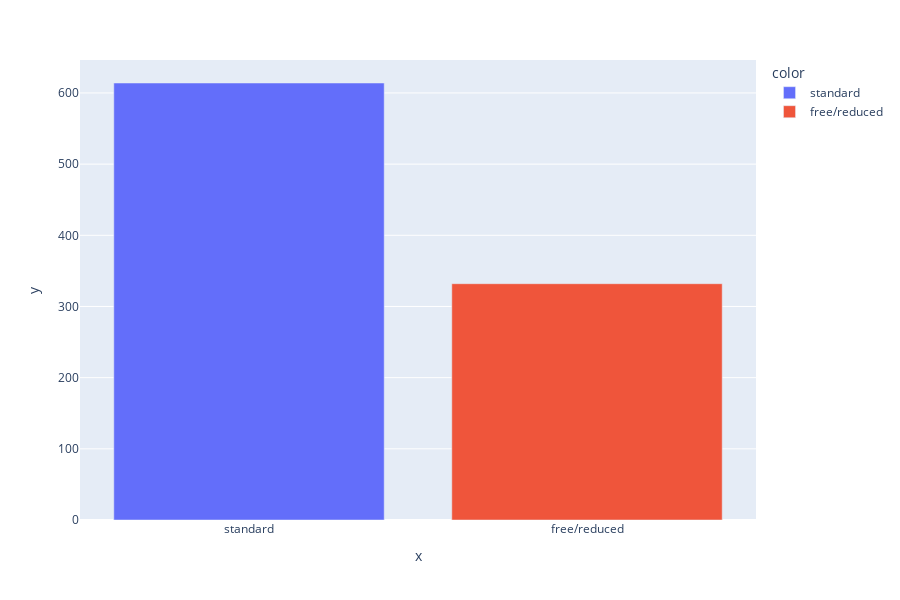

The code cell stored with this chart in its notebook:
### Code cell
barplot_visualization('lunch')

### Figure 1 — Plotly figure (JSON) as saved in the notebook; plotly's stock layout.template omitted (floating-point values rounded to 4 significant figures)
{"data": [{"alignmentgroup": "True", "hovertemplate": "color=standard<br>x=%{x}<br>y=%{y}<extra></extra>", "legendgroup": "standard", "marker": {"color": "#636efa", "pattern": {"shape": ""}}, "name": "standard", "offsetgroup": "standard", "orientation": "v", "showlegend": true, "textposition": "auto", "type": "bar", "x": ["standard"], "xaxis": "x", "y": [614], "yaxis": "y"}, {"alignmentgroup": "True", "hovertemplate": "color=free/reduced<br>x=%{x}<br>y=%{y}<extra></extra>", "legendgroup": "free/reduced", "marker": {"color": "#EF553B", "pattern": {"shape": ""}}, "name": "free/reduced", "offsetgroup": "free/reduced", "orientation": "v", "showlegend": true, "textposition": "auto", "type": "bar", "x": ["free/reduced"], "xaxis": "x", "y": [332], "yaxis": "y"}], "layout": {"barmode": "relative", "height": 600, "legend": {"title": {"text": "color"}, "tracegroupgap": 0}, "margin": {"t": 60}, "xaxis": {"anchor": "y", "domain": [0, 1], "title": {"text": "x"}}, "yaxis": {"anchor": "x", "domain": [0, 1], "title": {"text": "y"}}}}
